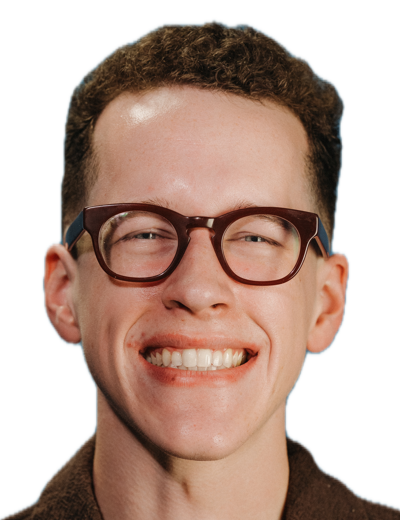
#> input picture generator/face_cutout.png, 400 x 520 px
$ python build_profile.py
#> lines starting #> are read from the running program, lines starting #| are printed output that depends on the picture
### generator/render_ascii.py
"""Render the background-removed headshot (face_cutout.png) as ASCII art."""
import os
import sys
from collections import deque
from PIL import Image, ImageEnhance, ImageFilter, ImageOps

# dark -> light; reverse for dark backgrounds so the face reads like a photo
RAMP = "@%#WM8B$&kbdqmwZO0QLCJUYXzcvunxrjft/\\|()1{}[]?-_+~<>i!lI;:,\"^`'. "

CUTOUT = os.path.join(os.path.dirname(os.path.abspath(__file__)), 'face_cutout.png')

def render(width=46, gamma=1.6, sharpen=True):
#> called with width = 46, gamma = 1.6, sharpen = True
    im = Image.open(CUTOUT)
#> im is the input picture: PIL image 400x520 RGBA; mean R, G, B, A 94.1, 71.4, 61.1, 155.2
    bbox = im.getchannel('A').getbbox()
#> bbox = (0, 17, 400, 520)
    im = im.crop(bbox)
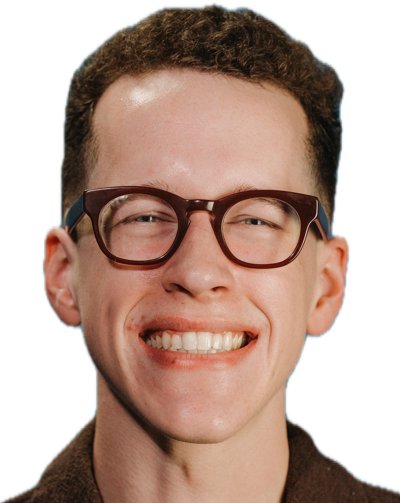
#> im: PIL image 400x503 RGBA; mean R, G, B, A 97.3, 73.8, 63.1, 160.4; transparent parts drawn white

    alpha = im.getchannel('A')
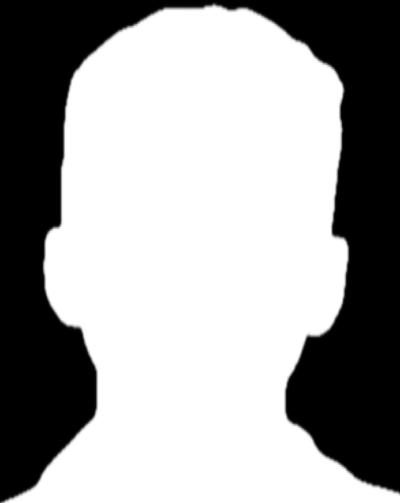
#> alpha: PIL image 400x503 L; min 0, max 255, mean 160.4
    gray = im.convert('L')
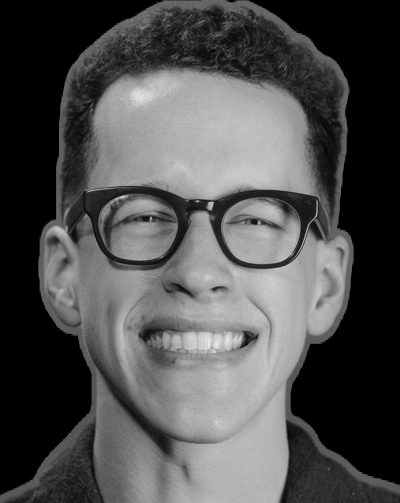
#> gray: PIL image 400x503 L; min 0, max 239, mean 79.6
    gray = ImageOps.autocontrast(gray, cutoff=2)
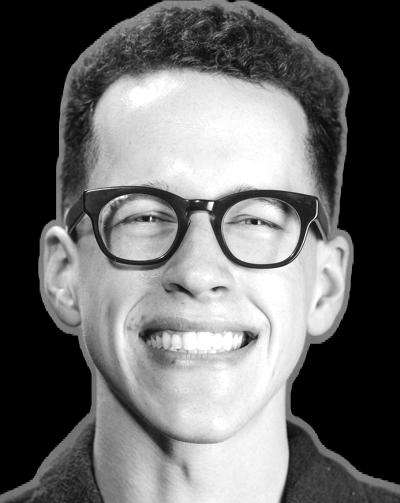
#> gray: PIL image 400x503 L; min 0, max 255, mean 105.8
    if sharpen:
        gray = gray.filter(ImageFilter.UnsharpMask(radius=6, percent=120))
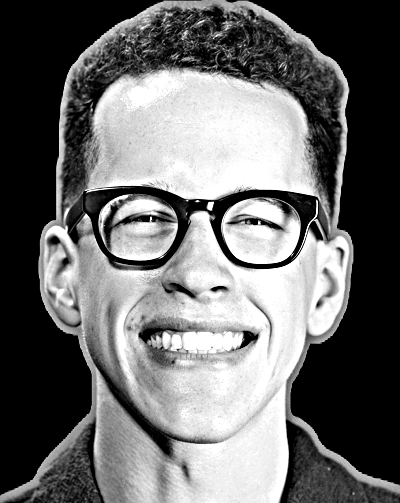
#> gray: PIL image 400x503 L; min 0, max 255, mean 107.8

    # chars are ~2.1x taller than wide in monospace
    height = int(im.height / im.width * width * 0.47)
#> height = 27
    gray = gray.resize((width, height), Image.LANCZOS)
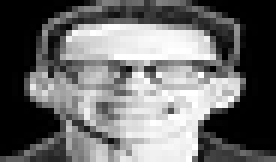
#> gray: PIL image 46x27 L (shown 6 times larger); min 0, max 255, mean 108.3
    alpha = alpha.resize((width, height), Image.LANCZOS)
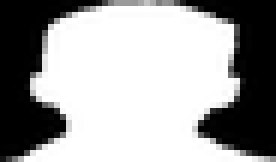
#> alpha: PIL image 46x27 L (shown 6 times larger); min 0, max 255, mean 160.4
    gp, ap = gray.load(), alpha.load()

    solid = [[ap[x, y] >= 100 for x in range(width)] for y in range(height)]
#> solid = 27 items

    # keep only the largest connected component (drops stray fragments)
    seen = [[False] * width for _ in range(height)]
    best = set()
    for sy in range(height):
        for sx in range(width):
            if solid[sy][sx] and not seen[sy][sx]:
                comp, q = set(), deque([(sx, sy)])
                seen[sy][sx] = True
                while q:
                    x, y = q.popleft()
                    comp.add((x, y))
                    for dx, dy in ((1,0),(-1,0),(0,1),(0,-1)):
                        nx, ny = x+dx, y+dy
                        if 0 <= nx < width and 0 <= ny < height \
                           and solid[ny][nx] and not seen[ny][nx]:
                            seen[ny][nx] = True
                            q.append((nx, ny))
                if len(comp) > len(best):
                    best = comp

    n = len(RAMP)
    lines = []
    for y in range(height):
        row = ""
        for x in range(width):
            if (x, y) in best:
                v = (gp[x, y] / 255) ** gamma
                row += RAMP[min(int(v * n), n - 1)]
            else:
                row += " "
        lines.append(row.rstrip())
#> after the loop, lines = 27 items
    while lines and not lines[-1]:
        lines.pop()
#> this loop made 0 passes
    while lines and not lines[0]:
        lines.pop(0)
    return lines

# [3 lines that do not run on import are left out]

### generator/build_profile.py
"""Build profile-dark.svg / profile-light.svg for Elijah's GitHub profile README.

Run from anywhere: python3 generator/build_profile.py
Writes the SVGs to the repo root.
"""
import html
import os
import render_ascii

ROOT = os.path.join(os.path.dirname(os.path.abspath(__file__)), "..")

ART_WIDTH = 46
PANEL_WIDTH = 62
CHAR_W = 7.85       # ~0.6em advance at 13px (Menlo / DejaVu / Courier New)
LINE_H = 17.5
PAD_X, PAD_Y = 24, 26
FONT = "Menlo, 'DejaVu Sans Mono', 'Liberation Mono', 'Courier New', monospace"

DARK = dict(bg="#0d1117", border="#1b3a5c", art="#7aa5cc",
            key="#58a6ff", dots="#274158", val="#a5d6ff",
            header="#79c0ff", rule="#1f3a5c", section="#58a6ff", plain="#c9d1d9")
LIGHT = dict(bg="#ffffff", border="#a8c7e8", art="#4a7bab",
             key="#0969da", dots="#b6d0ea", val="#0a3069",
             header="#0550ae", rule="#b6d0ea", section="#0969da", plain="#1f2328")

# (label, value) -> ". label: ..dots.. value"
def kv(label, value):
    lead = f". {label}: "
    dots = PANEL_WIDTH - len(lead) - len(value) - 1
    if dots < 2:
        raise ValueError(f"line too long: {label}: {value} ({-dots + 2} over)")
    return [("key", lead), ("dots", "." * dots + " "), ("val", value)]

def section(title):
    bar = PANEL_WIDTH - len(title) - 3
    return [("section", f"─ {title} "), ("rule", "─" * bar)]

def blank():
    return []

PANEL = [
    [("header", "elijah@walker "), ("rule", "─" * (PANEL_WIDTH - 14))],
    kv("OS", "macOS, Windows, Linux"),
    kv("Host", "The University of Texas at Dallas"),
    kv("Kernel", "B.S. Computer Science, Dec 2026"),
    kv("Shell", "SWE Intern @ Microsoft"),
    kv("Shell.History", "Goldman Sachs, Bell Textron"),
    kv("IDE", "VS Code, Visual Studio, Xcode"),
    kv("Interests", "Videography, Dance, Baking"),
    blank(),
    section("Skills"),
    kv("Languages", "Java, C++, Python, C#, TypeScript"),
    kv("Languages.Also", "JavaScript, C, SQL, Swift, Bash, PHP"),
    kv("Frameworks", "React, Next.js, Node.js, Flask, PyTorch"),
    kv("Cloud.Data", "Azure, PostgreSQL, Elasticsearch, Supabase"),
    kv("Tools", "Git, Docker, Kubernetes, Figma"),
    blank(),
    section("Leadership"),
    kv("President", "ACM @ UT Dallas [200+ Officers]"),
    kv("Director", "ACM @ UT Dallas [11+ AI Research Projects]"),
    blank(),
    section("Contact"),
    kv("Email", "hello@elijahwalker.me"),
    kv("Web", "elijahwalker.me"),
    kv("LinkedIn", "in/elijahtruthwalker"),
]

def build(theme, colors, invert):
    if invert:
        render_ascii.RAMP = render_ascii.BASE_RAMP[::-1]
    else:
        render_ascii.RAMP = render_ascii.BASE_RAMP
    art = render_ascii.render(ART_WIDTH, gamma=1.6)
#> art = 27 items

    rows = max(len(art), len(PANEL))
#> rows = 27
    width = PAD_X * 2 + (ART_WIDTH + 2 + PANEL_WIDTH) * CHAR_W
    height = PAD_Y * 2 + rows * LINE_H
#> height = 524.5
    panel_x = PAD_X + (ART_WIDTH + 2) * CHAR_W
    # vertically center the shorter column
    art_y0 = PAD_Y + (rows - len(art)) / 2 * LINE_H + 12
#> art_y0 = 38
    panel_y0 = PAD_Y + (rows - len(PANEL)) / 2 * LINE_H + 12
#> panel_y0 = 64.25

    out = []
    out.append(
        f'<svg xmlns="http://www.w3.org/2000/svg" width="{width:.0f}" height="{height:.0f}" '
        f'viewBox="0 0 {width:.0f} {height:.0f}" font-family="{FONT}" font-size="13">')
    out.append(f'<rect width="100%" height="100%" rx="10" fill="{colors["bg"]}" '
               f'stroke="{colors["border"]}"/>')
    out.append('<style>text{white-space:pre}</style>')

    for i, line in enumerate(art):
        if not line.strip():
            continue
        y = art_y0 + i * LINE_H
        out.append(f'<text x="{PAD_X}" y="{y:.1f}" xml:space="preserve" '
                   f'fill="{colors["art"]}">{html.escape(line)}</text>')
#> this loop made 27 passes
#> (line, y) on passes 1 to 12: ('                  [?!<~+"l[]-', 38), ('              }[)!":`;""^,:`\'":!_', 55.5), ('           (_;I:,^. `:\'.,"\'`,^`\'`!+[', 73), ('         )~:`\'^^:;i~><i,:""\'\'\'\'.,`^:~-', 90.5), ('        +`. +zQCw#@@MB$&kqJct)1?!^\'"`";', 108), ('        ^"\'(#BB@%8&bdb&$B8MMW8B&mJ~ `^\'', 125.5), ("       ?  <BLOOOZmbkBB8W#%###WM$dwBl '`", 143), ("       _ '+vzJLOZmdk&$BMWWW#%%%WWqZ[.", 160.5), ('       + ,?xzcLwddk$B$$BB&8%@@@@Mdm\\` `', 178), ('       : "rLYCYYXUd@@@@@@@@%88M#%W%qi l', 195.5), ('       >I"!"!>?[1?il]xfuO)+-}){-;I<?{:i', 213), ("       ?'!'>_+rfxc~>` [x^`|\\nXLL?<^ l_", 230.5)
#> y on passes 26 to 27: 475.5, 493
#> after the loop, out = 30 items

    for i, parts in enumerate(PANEL):
        if not parts:
            continue
        y = panel_y0 + i * LINE_H
        spans = "".join(
            f'<tspan fill="{colors[cls]}"'
            + (' font-weight="bold"' if cls in ("header", "section") else "")
            + f'>{html.escape(txt)}</tspan>'
            for cls, txt in parts)
        out.append(f'<text x="{panel_x:.1f}" y="{y:.1f}" xml:space="preserve">{spans}</text>')
#> this loop made 24 passes
#> y on passes 1, 2, 3, 4, 5, 6, 7, 8, 10, 11, 12, 13: 64.25, 81.75, 99.25, 116.8, 134.2, 151.8, 169.2, 186.8, 221.8, 239.2, 256.8, 274.2
#> after the loop, out = 51 items

    out.append("</svg>")
    with open(os.path.join(ROOT, f"profile-{theme}.svg"), "w") as f:
        f.write("\n".join(out))
    print(f"profile-{theme}.svg: {width:.0f}x{height:.0f}, art {len(art)} rows, panel {len(PANEL)} rows")
#| profile-dark.svg: 912x524, art 27 rows, panel 24 rows

render_ascii.BASE_RAMP = render_ascii.RAMP
build("dark", DARK, invert=True)
build("light", LIGHT, invert=False)
#> the loop in build (call 2), `for i, line in enumerate(art):` made 27 passes
#> (line, y) on passes 1 to 12: ('                  JLdwZO8bJCQ', 38), ('              UJzd8$W&88MB$W#8$d0', 55.5), ('           c0&k$BM%@W$#%B8#WBMW#WdOJ', 73), ('         zZ$W#MM$&qZmwqB$88####%BWM$ZQ', 90.5), ("        OW%@O)-]<'  ^,:;Ii[(xzXLdM#8W8&", 108), ('        M8#c\',, .";l!l;:,"^^`",;>[Z@WM#', 125.5), ('       L@@w,?+++~>lI,,"`\'.\'\'\'`^:!<,b@#W', 143), ("       0@#O|)[?+~>!I;:,^```'...``i~J%@@", 160.5), ('       O@BLt)(?<!!I:,::,,;".    ^!>uW@W', 178), ('       $@8f?{]{{1}!        .""^\'.`.iq@b', 195.5), ('       mk8d8dmLJXLqbCtr\\+zOQUzYQ&kwLY$q', 213), ('       L#d#m0Ofrt(ZmW@JtMWvu/1??LwM@b0', 230.5)
#> the loop in build (call 2), `for i, parts in enumerate(PANEL):` made 24 passes
#| profile-light.svg: 912x524, art 27 rows, panel 24 rows
